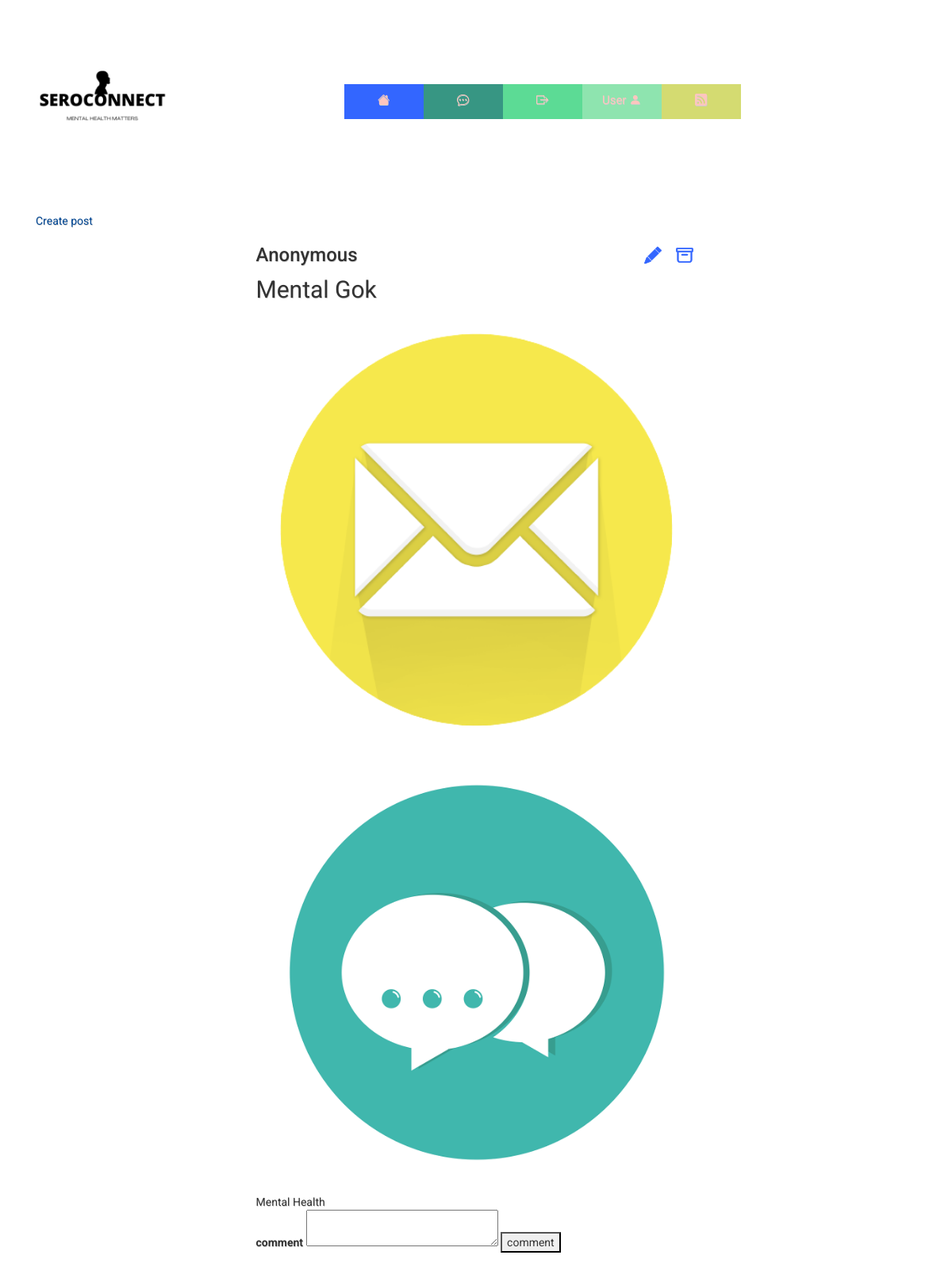
The app's page /comments/10?userid=3 (signed in) with its own data.
### website/database/models.py (models this page shows)
class Post(db.Model):
    id=db.Column(db.Integer,primary_key=True)
    title = db.Column(db.String(100), nullable=False)
    content = db.Column(db.Text)
    user_id = db.Column(db.Integer, db.ForeignKey("user.id"))
    date=db.Column(db.DateTime(timezone=True), default=func.now())
    anonymous=db.Column(db.Boolean,nullable=False,default=False)
    owner=db.relationship('User',back_populates='Post')
    comments=db.relationship('Comment',back_populates='post',cascade='delete')
    image=db.relationship('Image',back_populates='post',cascade='delete')

class Image(db.Model):
    id=db.Column(db.Integer,primary_key=True)
    image=db.Column(db.String(150))
    post=db.relationship('Post', back_populates='image')
    post_id = db.Column(db.Integer, db.ForeignKey('post.id'))

### website/post/comments/comments.py (the view)
@comments.route('/comments/<postid>',methods=['GET'])
@login_required
@check_confirmed
def show_comments(postid):
    page=request.args.get('page',1,type=int)
    comments=Comment.query.filter(Comment.post_id==postid).order_by(Comment.date.desc()).paginate(page=page,per_page=3)
    post=Post.query.filter_by(id=postid).first()
    if "hx_request"  in request.headers:
        return render_template("forum/showcomments.html",comments=comments,postuser=User,user=current_user,post=post,postimage=Image)
    return render_template("forum/comments.html",comments=comments,postuser=User,user=current_user,post=post,postimage=Image)

### website/__init__.py (called while the page is built)
@login_manager.user_loader
def load_user(id):
    return User.query.get(int(id))

### website/templates/forum/comments.html (shortened to what this page needs)
{% extends "base.html" %} {% block title %}SeroConnect{% endblock %}{% block content%}
<a href="{{url_for('post.createpost')}}">Create post</a>
<section class="post offset-md-3">
      <div class="posthead">
        <div class="name">
          {% if post.anonymous==False %}
          <h3>{{postuser.query.filter_by(id=post.user_id).first().username }}</h3>
          {%else%}
          <h3>Anonymous</h3>
          {%endif%}
        </div>
        {% if post.user_id==user.id%}
        <form action="{{ url_for('post.deletepost',postid=post.id) }}" class='deleteform' method="POST">
          <button class='deletebtn btnoutline' action="submit"><i class="bi bi-archive"></i></button>
        </form>
        <form action="{{ url_for('post.editpost',postid=post.id) }}" method="GET">
          <button id='editbtn' class="btnoutline" action="submit"><i class="bi bi-pencil-fill"></i></button>
        </form>
      </div>
      {%endif%}
  <div>
    <div class="title">
      {{post.title}}
    </div>
    <div class="images">
      {% set images=postimage.query.filter(postimage.post_id==post.id).all()%}
      {%if images%}
      {%for image in images %}
      <div class="image-display">
        <img src="{{url_for('static',filename='images/'+image.image)}}"  alt="">
      </div>
      {%endfor%}
      {%endif%}
    </div>
    {{post.content}}
    <form action="{{url_for('comments.createcomment',postid=post.id,userid=current_user.id)}}" method="POST" class="createcommentform">
      <div class="form-group">
        <label for="comment">comment</label>
        <textarea id="commenttext" name="comment" rows="2" cols="30"></textarea>
        <button id="createcomment" action="submit">comment</button>
      </div>
    </form>
    {% include 'forum/showcomments.html' %}
  </div>
{% endblock %}

### website/static/css/styles.css (style rules this page uses)
body { background-color: white; font-family: 'Roboto', sans-serif; text-shadow: .5px .5px 0#CCCCCC; padding-bottom:20px; }
section.post { width:50%; }
.image-display img { width:100%; height:100%; padding-bottom: 2px; }
div.title { font-family: 'Roboto', sans-serif; font-size: 30px; padding-bottom:3px; }
.btnoutline { padding: 10px; border: none; background: none; position: absolute; top: 10px; left: 260%; }
#editbtn { left: 240%; }
.name { width: 200px; }
.posthead { position: relative; display: inline-block; }
.btnoutline i { font-size: 1.5em; -webkit-text-stroke: 0.8px; color: #3366ff; }
a { color: #024794; }
:root { --red: hsl(0, 78%, 62%); --cyan: hsl(180, 62%, 55%); --orange: hsl(34, 97%, 64%); --blue: hsl(212, 86%, 64%); --varyDarkBlue: hsl(234, 12%, 34%); --grayishBlue: hsl(229, 6%, 66%); --veryLightGray: hsl(0, 0%, 98%); --weight1: 200; --weight2: 400; --weight3: 600; }
img { float: right; }

### records on screen
Post: title "Mental Gok", content "Mental Health"
Image: image (picture)
Image: image (picture)
